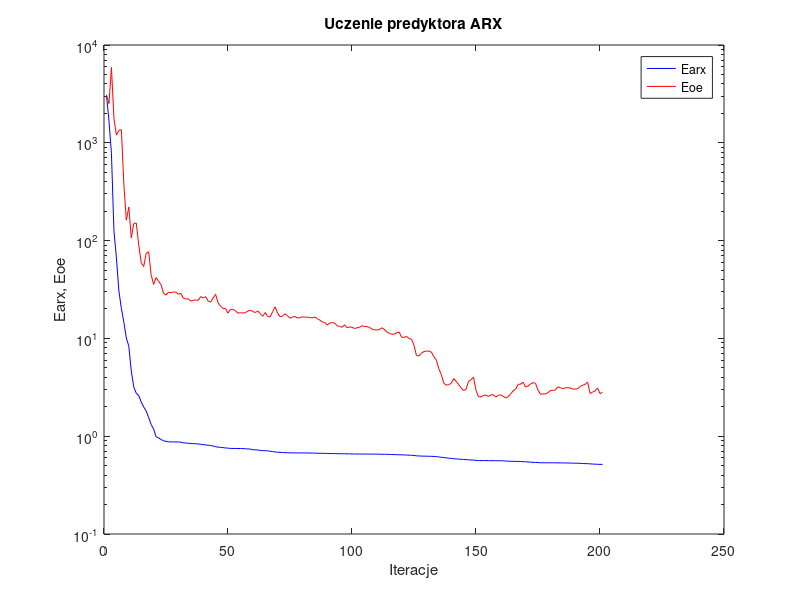
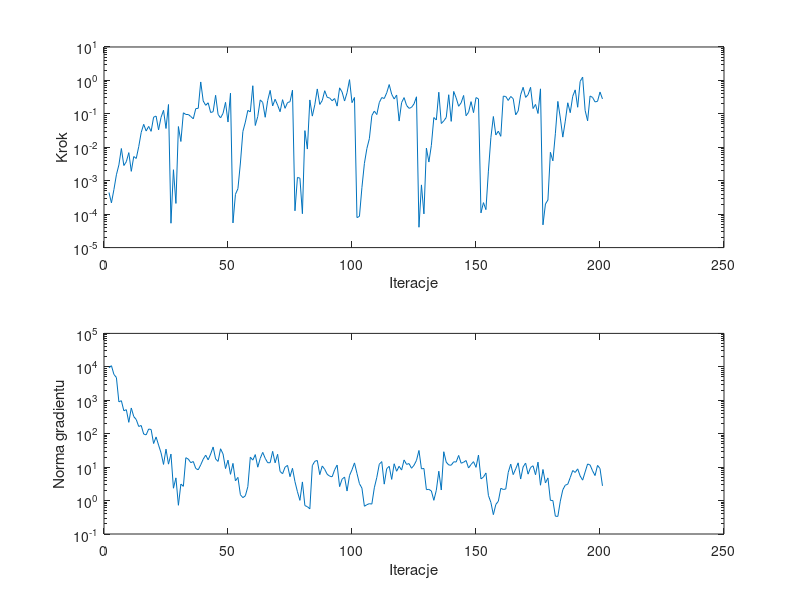

Here is the MATLAB script that generated these plots, in order:
%uczenie predyktora arx
clear all;
n=0; farx(n+1)=3.058668e+003; foe(n+1)=3.091656e+003; wspucz(n+1)=0.000000e+000; ng(n+1)=0.000000e+000;
%odnowa zmiennej metryki
n=1; farx(n+1)=1.677168e+003; foe(n+1)=2.516820e+003; krok(n+1)=4.430569e-004; ng(n+1)=9.367214e+003;
n=2; farx(n+1)=7.757475e+002; foe(n+1)=5.888254e+003; krok(n+1)=2.181551e-004; ng(n+1)=1.080472e+004;
n=3; farx(n+1)=1.261498e+002; foe(n+1)=1.779608e+003; krok(n+1)=5.465324e-004; ng(n+1)=5.919348e+003;
n=4; farx(n+1)=6.696131e+001; foe(n+1)=1.198760e+003; krok(n+1)=1.505777e-003; ng(n+1)=4.799150e+003;
n=5; farx(n+1)=3.050197e+001; foe(n+1)=1.338510e+003; krok(n+1)=2.973498e-003; ng(n+1)=8.952872e+002;
n=6; farx(n+1)=2.024278e+001; foe(n+1)=1.362606e+003; krok(n+1)=9.195867e-003; ng(n+1)=9.713029e+002;
n=7; farx(n+1)=1.467132e+001; foe(n+1)=3.758627e+002; krok(n+1)=2.849598e-003; ng(n+1)=4.842831e+002;
n=8; farx(n+1)=1.008994e+001; foe(n+1)=1.617449e+002; krok(n+1)=3.704626e-003; ng(n+1)=5.230708e+002;
n=9; farx(n+1)=8.338186e+000; foe(n+1)=2.200947e+002; krok(n+1)=6.920587e-003; ng(n+1)=2.188329e+002;
n=10; farx(n+1)=4.626829e+000; foe(n+1)=1.066838e+002; krok(n+1)=1.908037e-003; ng(n+1)=5.878178e+002;
n=11; farx(n+1)=3.191248e+000; foe(n+1)=1.491025e+002; krok(n+1)=5.282995e-003; ng(n+1)=3.249907e+002;
n=12; farx(n+1)=2.746335e+000; foe(n+1)=1.514680e+002; krok(n+1)=4.640059e-003; ng(n+1)=2.653434e+002;
n=13; farx(n+1)=2.601638e+000; foe(n+1)=9.065737e+001; krok(n+1)=1.042882e-002; ng(n+1)=1.643963e+002;
n=14; farx(n+1)=2.236323e+000; foe(n+1)=5.973062e+001; krok(n+1)=2.780135e-002; ng(n+1)=1.762840e+002;
n=15; farx(n+1)=1.991132e+000; foe(n+1)=5.425089e+001; krok(n+1)=4.864952e-002; ng(n+1)=9.750697e+001;
n=16; farx(n+1)=1.812470e+000; foe(n+1)=7.367040e+001; krok(n+1)=3.064379e-002; ng(n+1)=9.223237e+001;
n=17; farx(n+1)=1.556033e+000; foe(n+1)=7.703792e+001; krok(n+1)=4.215364e-002; ng(n+1)=1.378541e+002;
n=18; farx(n+1)=1.317389e+000; foe(n+1)=4.476486e+001; krok(n+1)=3.002384e-002; ng(n+1)=1.335591e+002;
n=19; farx(n+1)=1.186306e+000; foe(n+1)=3.564917e+001; krok(n+1)=7.959957e-002; ng(n+1)=5.079444e+001;
n=20; farx(n+1)=9.861166e-001; foe(n+1)=4.183888e+001; krok(n+1)=8.589342e-002; ng(n+1)=8.000236e+001;
n=21; farx(n+1)=9.621238e-001; foe(n+1)=3.844289e+001; krok(n+1)=3.320390e-002; ng(n+1)=4.576449e+001;
n=22; farx(n+1)=9.244302e-001; foe(n+1)=3.549106e+001; krok(n+1)=7.847506e-002; ng(n+1)=2.673306e+001;
n=23; farx(n+1)=8.982862e-001; foe(n+1)=2.902387e+001; krok(n+1)=1.277097e-001; ng(n+1)=1.205072e+001;
n=24; farx(n+1)=8.861818e-001; foe(n+1)=2.773816e+001; krok(n+1)=3.650930e-002; ng(n+1)=3.449553e+001;
n=25; farx(n+1)=8.759282e-001; foe(n+1)=2.973858e+001; krok(n+1)=1.903039e-001; ng(n+1)=1.229210e+001;
%odnowa zmiennej metryki
n=26; farx(n+1)=8.747864e-001; foe(n+1)=2.929454e+001; krok(n+1)=5.353910e-005; ng(n+1)=2.457374e+001;
n=27; farx(n+1)=8.743095e-001; foe(n+1)=2.984801e+001; krok(n+1)=2.133516e-003; ng(n+1)=2.339584e+000;
n=28; farx(n+1)=8.740913e-001; foe(n+1)=2.962242e+001; krok(n+1)=2.093774e-004; ng(n+1)=4.777742e+000;
n=29; farx(n+1)=8.734255e-001; foe(n+1)=2.832962e+001; krok(n+1)=4.171530e-002; ng(n+1)=7.231943e-001;
n=30; farx(n+1)=8.685755e-001; foe(n+1)=2.886757e+001; krok(n+1)=1.490732e-002; ng(n+1)=3.117318e+000;
n=31; farx(n+1)=8.542318e-001; foe(n+1)=2.570780e+001; krok(n+1)=1.076361e-001; ng(n+1)=2.665694e+000;
n=32; farx(n+1)=8.514339e-001; foe(n+1)=2.529052e+001; krok(n+1)=9.571557e-002; ng(n+1)=1.914030e+001;
n=33; farx(n+1)=8.475287e-001; foe(n+1)=2.542290e+001; krok(n+1)=9.571557e-002; ng(n+1)=1.738407e+001;
n=34; farx(n+1)=8.414690e-001; foe(n+1)=2.403231e+001; krok(n+1)=8.321100e-002; ng(n+1)=1.357198e+001;
n=35; farx(n+1)=8.394916e-001; foe(n+1)=2.457316e+001; krok(n+1)=7.100297e-002; ng(n+1)=1.473580e+001;
n=36; farx(n+1)=8.380197e-001; foe(n+1)=2.471668e+001; krok(n+1)=1.434233e-001; ng(n+1)=9.107663e+000;
n=37; farx(n+1)=8.325549e-001; foe(n+1)=2.452992e+001; krok(n+1)=1.464036e-001; ng(n+1)=8.322662e+000;
n=38; farx(n+1)=8.262181e-001; foe(n+1)=2.677010e+001; krok(n+1)=9.001093e-001; ng(n+1)=1.173815e+001;
n=39; farx(n+1)=8.200459e-001; foe(n+1)=2.596518e+001; krok(n+1)=2.436225e-001; ng(n+1)=1.726942e+001;
n=40; farx(n+1)=8.154978e-001; foe(n+1)=2.673097e+001; krok(n+1)=1.800875e-001; ng(n+1)=2.282600e+001;
n=41; farx(n+1)=8.086169e-001; foe(n+1)=2.404393e+001; krok(n+1)=2.143812e-001; ng(n+1)=1.651633e+001;
n=42; farx(n+1)=8.030077e-001; foe(n+1)=2.348343e+001; krok(n+1)=1.096649e-001; ng(n+1)=2.462460e+001;
n=43; farx(n+1)=7.922975e-001; foe(n+1)=2.587880e+001; krok(n+1)=1.158784e-001; ng(n+1)=4.006398e+001;
n=44; farx(n+1)=7.806255e-001; foe(n+1)=2.823540e+001; krok(n+1)=3.589369e-001; ng(n+1)=1.759799e+001;
n=45; farx(n+1)=7.730868e-001; foe(n+1)=2.310269e+001; krok(n+1)=9.642176e-002; ng(n+1)=1.483443e+001;
n=46; farx(n+1)=7.692878e-001; foe(n+1)=2.132481e+001; krok(n+1)=7.563795e-002; ng(n+1)=3.542415e+001;
n=47; farx(n+1)=7.643818e-001; foe(n+1)=2.026815e+001; krok(n+1)=1.036127e-001; ng(n+1)=2.473578e+001;
n=48; farx(n+1)=7.580839e-001; foe(n+1)=2.018391e+001; krok(n+1)=2.211882e-001; ng(n+1)=9.062959e+000;
n=49; farx(n+1)=7.557209e-001; foe(n+1)=1.813006e+001; krok(n+1)=5.695205e-002; ng(n+1)=1.619590e+001;
n=50; farx(n+1)=7.497715e-001; foe(n+1)=1.981374e+001; krok(n+1)=4.147513e-001; ng(n+1)=6.096701e+000;
%odnowa zmiennej metryki
n=51; farx(n+1)=7.494686e-001; foe(n+1)=1.978449e+001; krok(n+1)=5.467474e-005; ng(n+1)=1.294683e+001;
n=52; farx(n+1)=7.492982e-001; foe(n+1)=1.918786e+001; krok(n+1)=3.920873e-004; ng(n+1)=3.886583e+000;
n=53; farx(n+1)=7.487884e-001; foe(n+1)=1.810220e+001; krok(n+1)=5.786489e-004; ng(n+1)=4.937729e+000;
n=54; farx(n+1)=7.485394e-001; foe(n+1)=1.830498e+001; krok(n+1)=3.388445e-003; ng(n+1)=1.494827e+000;
n=55; farx(n+1)=7.473044e-001; foe(n+1)=1.818371e+001; krok(n+1)=2.967304e-002; ng(n+1)=1.223055e+000;
n=56; farx(n+1)=7.449441e-001; foe(n+1)=1.831505e+001; krok(n+1)=5.680644e-002; ng(n+1)=1.390201e+000;
n=57; farx(n+1)=7.403744e-001; foe(n+1)=1.906918e+001; krok(n+1)=1.271551e-001; ng(n+1)=2.608616e+000;
n=58; farx(n+1)=7.385680e-001; foe(n+1)=1.939640e+001; krok(n+1)=1.144404e-001; ng(n+1)=1.986316e+001;
n=59; farx(n+1)=7.276349e-001; foe(n+1)=1.884761e+001; krok(n+1)=6.930078e-001; ng(n+1)=1.620184e+001;
n=60; farx(n+1)=7.253011e-001; foe(n+1)=1.836721e+001; krok(n+1)=4.486711e-002; ng(n+1)=2.372781e+001;
n=61; farx(n+1)=7.223254e-001; foe(n+1)=1.911564e+001; krok(n+1)=8.343059e-002; ng(n+1)=9.957245e+000;
n=62; farx(n+1)=7.160720e-001; foe(n+1)=1.794017e+001; krok(n+1)=2.613267e-001; ng(n+1)=1.831012e+001;
n=63; farx(n+1)=7.122268e-001; foe(n+1)=1.681272e+001; krok(n+1)=2.192961e-001; ng(n+1)=2.764191e+001;
n=64; farx(n+1)=7.108661e-001; foe(n+1)=1.837003e+001; krok(n+1)=7.903310e-002; ng(n+1)=1.836602e+001;
n=65; farx(n+1)=7.074619e-001; foe(n+1)=1.676133e+001; krok(n+1)=2.515310e-001; ng(n+1)=1.352864e+001;
n=66; farx(n+1)=7.025709e-001; foe(n+1)=1.659132e+001; krok(n+1)=5.030621e-001; ng(n+1)=1.357291e+001;
n=67; farx(n+1)=6.964061e-001; foe(n+1)=1.875703e+001; krok(n+1)=1.725040e-001; ng(n+1)=2.964920e+001;
n=68; farx(n+1)=6.901927e-001; foe(n+1)=2.100823e+001; krok(n+1)=2.730900e-001; ng(n+1)=1.344727e+001;
n=69; farx(n+1)=6.856629e-001; foe(n+1)=1.809103e+001; krok(n+1)=1.827549e-001; ng(n+1)=2.423389e+001;
n=70; farx(n+1)=6.839284e-001; foe(n+1)=1.667382e+001; krok(n+1)=1.158784e-001; ng(n+1)=7.444722e+000;
n=71; farx(n+1)=6.807923e-001; foe(n+1)=1.686838e+001; krok(n+1)=2.656312e-001; ng(n+1)=6.332959e+000;
n=72; farx(n+1)=6.795711e-001; foe(n+1)=1.789829e+001; krok(n+1)=1.464436e-001; ng(n+1)=9.960832e+000;
n=73; farx(n+1)=6.774992e-001; foe(n+1)=1.703120e+001; krok(n+1)=2.176811e-001; ng(n+1)=1.129778e+001;
n=74; farx(n+1)=6.763325e-001; foe(n+1)=1.607396e+001; krok(n+1)=2.301315e-001; ng(n+1)=5.182797e+000;
n=75; farx(n+1)=6.748249e-001; foe(n+1)=1.656594e+001; krok(n+1)=5.108389e-001; ng(n+1)=9.225938e+000;
%odnowa zmiennej metryki
n=76; farx(n+1)=6.747601e-001; foe(n+1)=1.674453e+001; krok(n+1)=1.261442e-004; ng(n+1)=3.677166e+000;
n=77; farx(n+1)=6.746053e-001; foe(n+1)=1.613958e+001; krok(n+1)=1.255187e-003; ng(n+1)=1.838736e+000;
n=78; farx(n+1)=6.745688e-001; foe(n+1)=1.630909e+001; krok(n+1)=1.191677e-003; ng(n+1)=1.015170e+000;
n=79; farx(n+1)=6.745252e-001; foe(n+1)=1.660250e+001; krok(n+1)=1.032442e-004; ng(n+1)=3.611825e+000;
n=80; farx(n+1)=6.739180e-001; foe(n+1)=1.650851e+001; krok(n+1)=3.153338e-002; ng(n+1)=7.068581e-001;
n=81; farx(n+1)=6.738304e-001; foe(n+1)=1.649336e+001; krok(n+1)=8.855578e-003; ng(n+1)=6.567944e-001;
n=82; farx(n+1)=6.728350e-001; foe(n+1)=1.632195e+001; krok(n+1)=2.609695e-001; ng(n+1)=5.659068e-001;
n=83; farx(n+1)=6.725314e-001; foe(n+1)=1.624581e+001; krok(n+1)=8.554146e-002; ng(n+1)=1.106324e+001;
n=84; farx(n+1)=6.718555e-001; foe(n+1)=1.656363e+001; krok(n+1)=1.865458e-001; ng(n+1)=1.498510e+001;
n=85; farx(n+1)=6.694711e-001; foe(n+1)=1.593143e+001; krok(n+1)=5.563246e-001; ng(n+1)=1.581815e+001;
n=86; farx(n+1)=6.689276e-001; foe(n+1)=1.538020e+001; krok(n+1)=1.912657e-001; ng(n+1)=5.967768e+000;
n=87; farx(n+1)=6.679774e-001; foe(n+1)=1.471164e+001; krok(n+1)=2.501044e-001; ng(n+1)=1.082499e+001;
n=88; farx(n+1)=6.671235e-001; foe(n+1)=1.459512e+001; krok(n+1)=4.923082e-001; ng(n+1)=8.573445e+000;
n=89; farx(n+1)=6.664452e-001; foe(n+1)=1.368335e+001; krok(n+1)=3.112246e-001; ng(n+1)=6.110008e+000;
n=90; farx(n+1)=6.653807e-001; foe(n+1)=1.429616e+001; krok(n+1)=2.981443e-001; ng(n+1)=5.366831e+000;
n=91; farx(n+1)=6.647210e-001; foe(n+1)=1.451662e+001; krok(n+1)=2.465387e-001; ng(n+1)=5.151590e+000;
n=92; farx(n+1)=6.639706e-001; foe(n+1)=1.438695e+001; krok(n+1)=2.876382e-001; ng(n+1)=8.344777e+000;
n=93; farx(n+1)=6.629345e-001; foe(n+1)=1.346966e+001; krok(n+1)=1.702433e-001; ng(n+1)=1.152869e+001;
n=94; farx(n+1)=6.620206e-001; foe(n+1)=1.325922e+001; krok(n+1)=6.002260e-001; ng(n+1)=2.614680e+000;
n=95; farx(n+1)=6.615432e-001; foe(n+1)=1.299571e+001; krok(n+1)=4.500546e-001; ng(n+1)=4.359914e+000;
n=96; farx(n+1)=6.612295e-001; foe(n+1)=1.379152e+001; krok(n+1)=2.418297e-001; ng(n+1)=5.064106e+000;
n=97; farx(n+1)=6.606164e-001; foe(n+1)=1.283713e+001; krok(n+1)=4.288049e-001; ng(n+1)=1.929315e+000;
n=98; farx(n+1)=6.595112e-001; foe(n+1)=1.308804e+001; krok(n+1)=1.054352e+000; ng(n+1)=5.605470e+000;
n=99; farx(n+1)=6.589026e-001; foe(n+1)=1.299505e+001; krok(n+1)=2.162376e-001; ng(n+1)=8.342764e+000;
n=100; farx(n+1)=6.574771e-001; foe(n+1)=1.261831e+001; krok(n+1)=3.091015e-001; ng(n+1)=1.338348e+001;
%odnowa zmiennej metryki
n=101; farx(n+1)=6.573673e-001; foe(n+1)=1.284679e+001; krok(n+1)=7.907676e-005; ng(n+1)=6.519838e+000;
n=102; farx(n+1)=6.573335e-001; foe(n+1)=1.298053e+001; krok(n+1)=8.559513e-005; ng(n+1)=3.209594e+000;
n=103; farx(n+1)=6.572153e-001; foe(n+1)=1.345583e+001; krok(n+1)=6.277808e-004; ng(n+1)=2.357096e+000;
n=104; farx(n+1)=6.571617e-001; foe(n+1)=1.324248e+001; krok(n+1)=3.303815e-003; ng(n+1)=6.760274e-001;
n=105; farx(n+1)=6.570070e-001; foe(n+1)=1.320525e+001; krok(n+1)=9.195867e-003; ng(n+1)=7.527017e-001;
n=106; farx(n+1)=6.565820e-001; foe(n+1)=1.299827e+001; krok(n+1)=1.813820e-002; ng(n+1)=8.082246e-001;
n=107; farx(n+1)=6.559769e-001; foe(n+1)=1.247493e+001; krok(n+1)=8.892157e-002; ng(n+1)=7.849283e-001;
n=108; farx(n+1)=6.556927e-001; foe(n+1)=1.228550e+001; krok(n+1)=1.210679e-001; ng(n+1)=2.411808e+000;
n=109; farx(n+1)=6.551751e-001; foe(n+1)=1.219226e+001; krok(n+1)=9.515193e-002; ng(n+1)=4.934962e+000;
n=110; farx(n+1)=6.547953e-001; foe(n+1)=1.229645e+001; krok(n+1)=2.168605e-001; ng(n+1)=1.219315e+001;
n=111; farx(n+1)=6.537854e-001; foe(n+1)=1.283745e+001; krok(n+1)=3.075863e-001; ng(n+1)=1.464834e+001;
n=112; farx(n+1)=6.534040e-001; foe(n+1)=1.240222e+001; krok(n+1)=2.876382e-001; ng(n+1)=3.100614e+000;
n=113; farx(n+1)=6.524394e-001; foe(n+1)=1.166425e+001; krok(n+1)=4.268310e-001; ng(n+1)=9.031178e+000;
n=114; farx(n+1)=6.512422e-001; foe(n+1)=1.129419e+001; krok(n+1)=7.525275e-001; ng(n+1)=1.056590e+001;
n=115; farx(n+1)=6.504964e-001; foe(n+1)=1.105612e+001; krok(n+1)=3.852268e-001; ng(n+1)=4.300496e+000;
n=116; farx(n+1)=6.484013e-001; foe(n+1)=1.104555e+001; krok(n+1)=2.785378e-001; ng(n+1)=1.261867e+001;
n=117; farx(n+1)=6.470380e-001; foe(n+1)=1.141042e+001; krok(n+1)=3.655097e-001; ng(n+1)=7.537062e+000;
n=118; farx(n+1)=6.464289e-001; foe(n+1)=1.162763e+001; krok(n+1)=6.090562e-002; ng(n+1)=1.060629e+001;
n=119; farx(n+1)=6.452330e-001; foe(n+1)=1.026795e+001; krok(n+1)=2.176076e-001; ng(n+1)=8.176283e+000;
n=120; farx(n+1)=6.429685e-001; foe(n+1)=1.023963e+001; krok(n+1)=3.060754e-001; ng(n+1)=1.641095e+001;
n=121; farx(n+1)=6.415866e-001; foe(n+1)=1.050580e+001; krok(n+1)=1.794664e-001; ng(n+1)=1.207349e+001;
n=122; farx(n+1)=6.397347e-001; foe(n+1)=9.966090e+000; krok(n+1)=1.460372e-001; ng(n+1)=1.279429e+001;
n=123; farx(n+1)=6.388229e-001; foe(n+1)=9.821479e+000; krok(n+1)=1.563188e-001; ng(n+1)=9.258939e+000;
n=124; farx(n+1)=6.351128e-001; foe(n+1)=8.483806e+000; krok(n+1)=1.981883e-001; ng(n+1)=1.137801e+001;
n=125; farx(n+1)=6.298972e-001; foe(n+1)=6.675261e+000; krok(n+1)=3.238984e-001; ng(n+1)=1.591980e+001;
%odnowa zmiennej metryki
n=126; farx(n+1)=6.281570e-001; foe(n+1)=6.616673e+000; krok(n+1)=4.063871e-005; ng(n+1)=3.150761e+001;
n=127; farx(n+1)=6.259020e-001; foe(n+1)=7.059167e+000; krok(n+1)=7.499704e-004; ng(n+1)=8.879336e+000;
n=128; farx(n+1)=6.255980e-001; foe(n+1)=7.351160e+000; krok(n+1)=1.018531e-004; ng(n+1)=9.139951e+000;
n=129; farx(n+1)=6.243479e-001; foe(n+1)=7.410211e+000; krok(n+1)=9.506102e-003; ng(n+1)=2.124326e+000;
n=130; farx(n+1)=6.237986e-001; foe(n+1)=7.423767e+000; krok(n+1)=3.621201e-003; ng(n+1)=2.163639e+000;
n=131; farx(n+1)=6.228854e-001; foe(n+1)=7.240726e+000; krok(n+1)=1.142218e-002; ng(n+1)=1.940619e+000;
n=132; farx(n+1)=6.208939e-001; foe(n+1)=6.504757e+000; krok(n+1)=7.753372e-002; ng(n+1)=1.018218e+000;
n=133; farx(n+1)=6.193113e-001; foe(n+1)=6.015429e+000; krok(n+1)=6.544743e-002; ng(n+1)=2.031917e+000;
n=134; farx(n+1)=6.137301e-001; foe(n+1)=4.901407e+000; krok(n+1)=4.429363e-001; ng(n+1)=7.547983e+000;
n=135; farx(n+1)=6.092097e-001; foe(n+1)=4.271516e+000; krok(n+1)=5.138140e-002; ng(n+1)=2.067703e+000;
n=136; farx(n+1)=6.047543e-001; foe(n+1)=3.492722e+000; krok(n+1)=6.153853e-002; ng(n+1)=2.888787e+001;
n=137; farx(n+1)=6.010998e-001; foe(n+1)=3.328070e+000; krok(n+1)=7.799474e-002; ng(n+1)=1.407850e+001;
n=138; farx(n+1)=5.955662e-001; foe(n+1)=3.366967e+000; krok(n+1)=3.730429e-001; ng(n+1)=1.161512e+001;
n=139; farx(n+1)=5.930657e-001; foe(n+1)=3.473554e+000; krok(n+1)=5.955282e-002; ng(n+1)=1.141852e+001;
n=140; farx(n+1)=5.879117e-001; foe(n+1)=3.884206e+000; krok(n+1)=4.681360e-001; ng(n+1)=1.443133e+001;
n=141; farx(n+1)=5.861127e-001; foe(n+1)=3.641218e+000; krok(n+1)=3.003510e-001; ng(n+1)=1.423554e+001;
n=142; farx(n+1)=5.837122e-001; foe(n+1)=3.364559e+000; krok(n+1)=1.686145e-001; ng(n+1)=2.237235e+001;
n=143; farx(n+1)=5.808056e-001; foe(n+1)=3.126350e+000; krok(n+1)=2.134155e-001; ng(n+1)=1.309206e+001;
n=144; farx(n+1)=5.776258e-001; foe(n+1)=2.923587e+000; krok(n+1)=3.550835e-001; ng(n+1)=1.400944e+001;
n=145; farx(n+1)=5.759085e-001; foe(n+1)=3.016641e+000; krok(n+1)=8.776600e-002; ng(n+1)=1.576963e+001;
n=146; farx(n+1)=5.736851e-001; foe(n+1)=3.643952e+000; krok(n+1)=1.115271e-001; ng(n+1)=9.408848e+000;
n=147; farx(n+1)=5.717653e-001; foe(n+1)=3.776328e+000; krok(n+1)=2.320583e-001; ng(n+1)=1.200866e+001;
n=148; farx(n+1)=5.703484e-001; foe(n+1)=4.028730e+000; krok(n+1)=1.088038e-001; ng(n+1)=1.457201e+001;
n=149; farx(n+1)=5.662473e-001; foe(n+1)=2.933448e+000; krok(n+1)=3.068907e-001; ng(n+1)=9.861310e+000;
n=150; farx(n+1)=5.635054e-001; foe(n+1)=2.533865e+000; krok(n+1)=2.800362e-001; ng(n+1)=2.305643e+001;
%odnowa zmiennej metryki
n=151; farx(n+1)=5.634278e-001; foe(n+1)=2.527661e+000; krok(n+1)=1.090775e-004; ng(n+1)=4.459136e+000;
n=152; farx(n+1)=5.631863e-001; foe(n+1)=2.607476e+000; krok(n+1)=2.215284e-004; ng(n+1)=5.040315e+000;
n=153; farx(n+1)=5.630125e-001; foe(n+1)=2.638188e+000; krok(n+1)=1.367364e-004; ng(n+1)=6.693052e+000;
n=154; farx(n+1)=5.628822e-001; foe(n+1)=2.553475e+000; krok(n+1)=1.935356e-003; ng(n+1)=1.429933e+000;
n=155; farx(n+1)=5.624528e-001; foe(n+1)=2.641784e+000; krok(n+1)=1.941426e-002; ng(n+1)=8.776712e-001;
n=156; farx(n+1)=5.620747e-001; foe(n+1)=2.658376e+000; krok(n+1)=8.333356e-002; ng(n+1)=3.793445e-001;
n=157; farx(n+1)=5.616473e-001; foe(n+1)=2.508261e+000; krok(n+1)=2.331822e-002; ng(n+1)=7.647939e-001;
n=158; farx(n+1)=5.611318e-001; foe(n+1)=2.628182e+000; krok(n+1)=3.039298e-002; ng(n+1)=9.537678e-001;
n=159; farx(n+1)=5.609027e-001; foe(n+1)=2.644837e+000; krok(n+1)=2.128042e-002; ng(n+1)=2.327076e+000;
n=160; farx(n+1)=5.599642e-001; foe(n+1)=2.550674e+000; krok(n+1)=3.388186e-001; ng(n+1)=2.147402e+000;
n=161; farx(n+1)=5.574997e-001; foe(n+1)=2.457093e+000; krok(n+1)=3.304177e-001; ng(n+1)=2.212936e+000;
n=162; farx(n+1)=5.555387e-001; foe(n+1)=2.541171e+000; krok(n+1)=2.515191e-001; ng(n+1)=6.968428e+000;
n=163; farx(n+1)=5.543476e-001; foe(n+1)=2.705404e+000; krok(n+1)=3.311156e-001; ng(n+1)=1.229938e+001;
n=164; farx(n+1)=5.530546e-001; foe(n+1)=2.923830e+000; krok(n+1)=2.845227e-001; ng(n+1)=5.970508e+000;
n=165; farx(n+1)=5.527035e-001; foe(n+1)=3.031446e+000; krok(n+1)=9.327289e-002; ng(n+1)=8.845703e+000;
n=166; farx(n+1)=5.522118e-001; foe(n+1)=3.390616e+000; krok(n+1)=1.221144e-001; ng(n+1)=1.343653e+001;
n=167; farx(n+1)=5.512321e-001; foe(n+1)=3.404163e+000; krok(n+1)=3.730776e-001; ng(n+1)=4.402417e+000;
n=168; farx(n+1)=5.489736e-001; foe(n+1)=3.563355e+000; krok(n+1)=6.224492e-001; ng(n+1)=1.013591e+001;
n=169; farx(n+1)=5.475436e-001; foe(n+1)=3.183470e+000; krok(n+1)=3.112246e-001; ng(n+1)=1.321560e+001;
n=170; farx(n+1)=5.457346e-001; foe(n+1)=3.266704e+000; krok(n+1)=3.749470e-001; ng(n+1)=6.167046e+000;
n=171; farx(n+1)=5.417674e-001; foe(n+1)=3.424261e+000; krok(n+1)=6.212565e-001; ng(n+1)=9.749937e+000;
n=172; farx(n+1)=5.404468e-001; foe(n+1)=3.530464e+000; krok(n+1)=1.441658e-001; ng(n+1)=1.099663e+001;
n=173; farx(n+1)=5.392353e-001; foe(n+1)=3.471798e+000; krok(n+1)=1.914311e-001; ng(n+1)=5.924030e+000;
n=174; farx(n+1)=5.373791e-001; foe(n+1)=2.961222e+000; krok(n+1)=1.025515e-001; ng(n+1)=1.410560e+001;
n=175; farx(n+1)=5.353881e-001; foe(n+1)=2.687844e+000; krok(n+1)=5.596492e-001; ng(n+1)=2.876264e+000;
%odnowa zmiennej metryki
n=176; farx(n+1)=5.352573e-001; foe(n+1)=2.699931e+000; krok(n+1)=4.789661e-005; ng(n+1)=8.507167e+000;
n=177; farx(n+1)=5.351585e-001; foe(n+1)=2.705649e+000; krok(n+1)=2.015675e-004; ng(n+1)=3.363340e+000;
n=178; farx(n+1)=5.349869e-001; foe(n+1)=2.784491e+000; krok(n+1)=2.651075e-004; ng(n+1)=4.760727e+000;
n=179; farx(n+1)=5.347595e-001; foe(n+1)=2.928719e+000; krok(n+1)=7.088910e-003; ng(n+1)=1.013597e+000;
n=180; farx(n+1)=5.346578e-001; foe(n+1)=2.950164e+000; krok(n+1)=3.929986e-003; ng(n+1)=1.003761e+000;
n=181; farx(n+1)=5.345756e-001; foe(n+1)=2.961472e+000; krok(n+1)=2.541206e-002; ng(n+1)=3.406863e-001;
n=182; farx(n+1)=5.338845e-001; foe(n+1)=3.192209e+000; krok(n+1)=2.357265e-001; ng(n+1)=3.361026e-001;
n=183; farx(n+1)=5.334504e-001; foe(n+1)=3.146084e+000; krok(n+1)=7.487116e-002; ng(n+1)=9.636039e-001;
n=184; farx(n+1)=5.330356e-001; foe(n+1)=3.060322e+000; krok(n+1)=2.014462e-002; ng(n+1)=2.105612e+000;
n=185; farx(n+1)=5.326928e-001; foe(n+1)=3.127282e+000; krok(n+1)=6.053393e-002; ng(n+1)=2.891443e+000;
n=186; farx(n+1)=5.318579e-001; foe(n+1)=3.140964e+000; krok(n+1)=2.143812e-001; ng(n+1)=3.075223e+000;
n=187; farx(n+1)=5.315916e-001; foe(n+1)=3.112710e+000; krok(n+1)=1.084302e-001; ng(n+1)=4.884576e+000;
n=188; farx(n+1)=5.306780e-001; foe(n+1)=3.038167e+000; krok(n+1)=3.349286e-001; ng(n+1)=7.924917e+000;
n=189; farx(n+1)=5.294274e-001; foe(n+1)=3.026792e+000; krok(n+1)=5.219391e-001; ng(n+1)=6.939535e+000;
n=190; farx(n+1)=5.291939e-001; foe(n+1)=3.063750e+000; krok(n+1)=1.576475e-001; ng(n+1)=8.872024e+000;
n=191; farx(n+1)=5.279367e-001; foe(n+1)=3.223294e+000; krok(n+1)=9.362720e-001; ng(n+1)=5.433172e+000;
n=192; farx(n+1)=5.252380e-001; foe(n+1)=3.321163e+000; krok(n+1)=1.256305e+000; ng(n+1)=4.083827e+000;
n=193; farx(n+1)=5.246705e-001; foe(n+1)=3.395796e+000; krok(n+1)=1.269153e-001; ng(n+1)=7.163647e+000;
n=194; farx(n+1)=5.240503e-001; foe(n+1)=3.587383e+000; krok(n+1)=6.193139e-002; ng(n+1)=1.243543e+001;
n=195; farx(n+1)=5.214757e-001; foe(n+1)=2.730143e+000; krok(n+1)=3.427774e-001; ng(n+1)=1.157325e+001;
n=196; farx(n+1)=5.195531e-001; foe(n+1)=2.822866e+000; krok(n+1)=3.098762e-001; ng(n+1)=7.764030e+000;
n=197; farx(n+1)=5.175920e-001; foe(n+1)=2.902423e+000; krok(n+1)=2.277746e-001; ng(n+1)=5.598048e+000;
n=198; farx(n+1)=5.163575e-001; foe(n+1)=3.113654e+000; krok(n+1)=2.363480e-001; ng(n+1)=1.125636e+001;
n=199; farx(n+1)=5.153726e-001; foe(n+1)=2.731163e+000; krok(n+1)=4.500546e-001; ng(n+1)=9.090338e+000;
n=200; farx(n+1)=5.149320e-001; foe(n+1)=2.804433e+000; krok(n+1)=2.800362e-001; ng(n+1)=2.755476e+000;

figure; semilogy(farx,'b'); hold on; semilogy(foe,'r'); xlabel('Iteracje'); ylabel('Earx, Eoe'); legend('Earx','Eoe'); title('Uczenie predyktora ARX');
figure; subplot(2,1,1); semilogy(krok); xlabel('Iteracje'); ylabel('Krok');
subplot(2,1,2); semilogy(ng); xlabel('Iteracje'); ylabel('Norma gradientu');
Earx=farx(n+1)
Eoe=foe(n+1)
